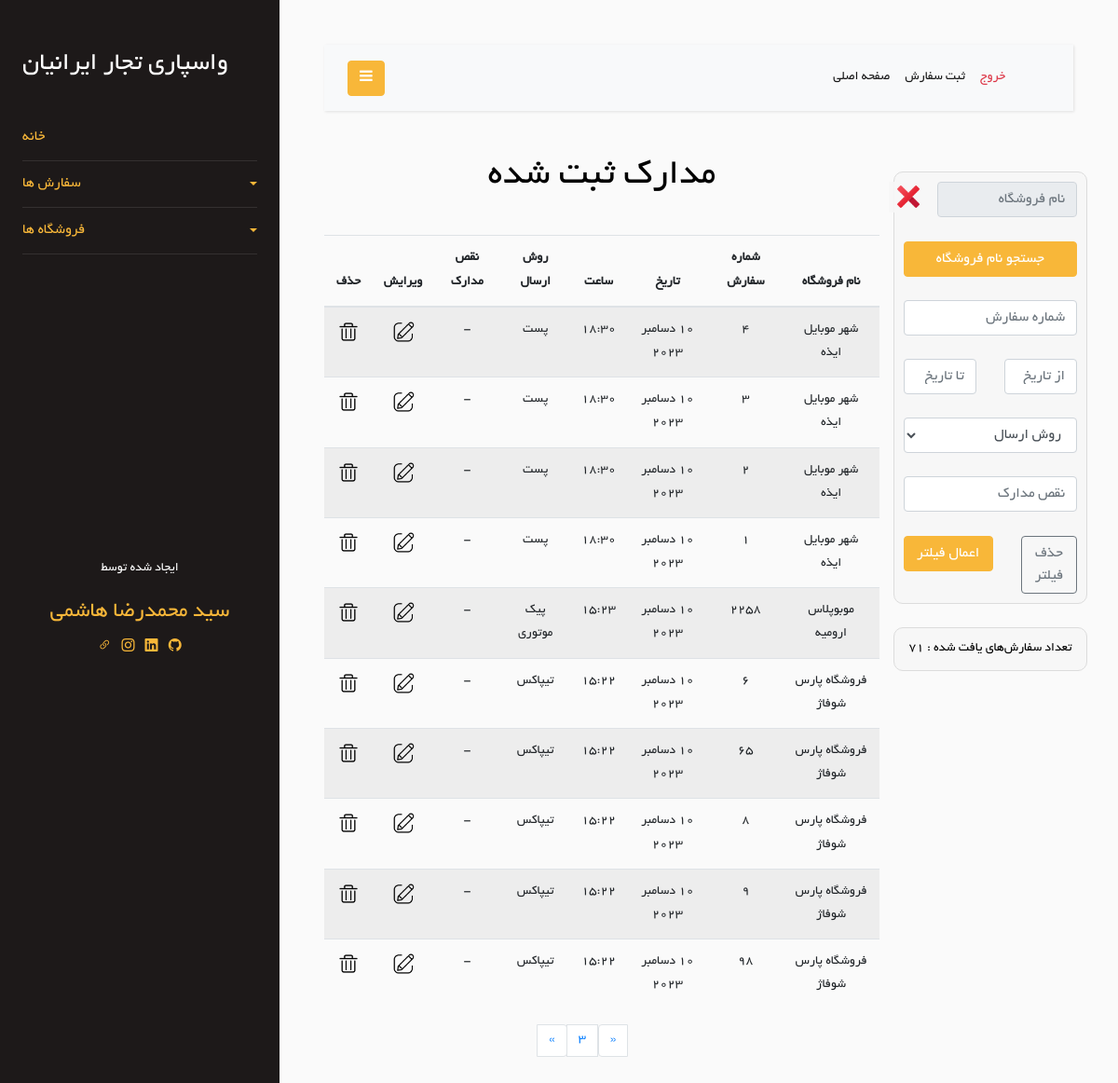
/Order/show-orders?page=3 (signed in), run on an earlier commit of the app's database.
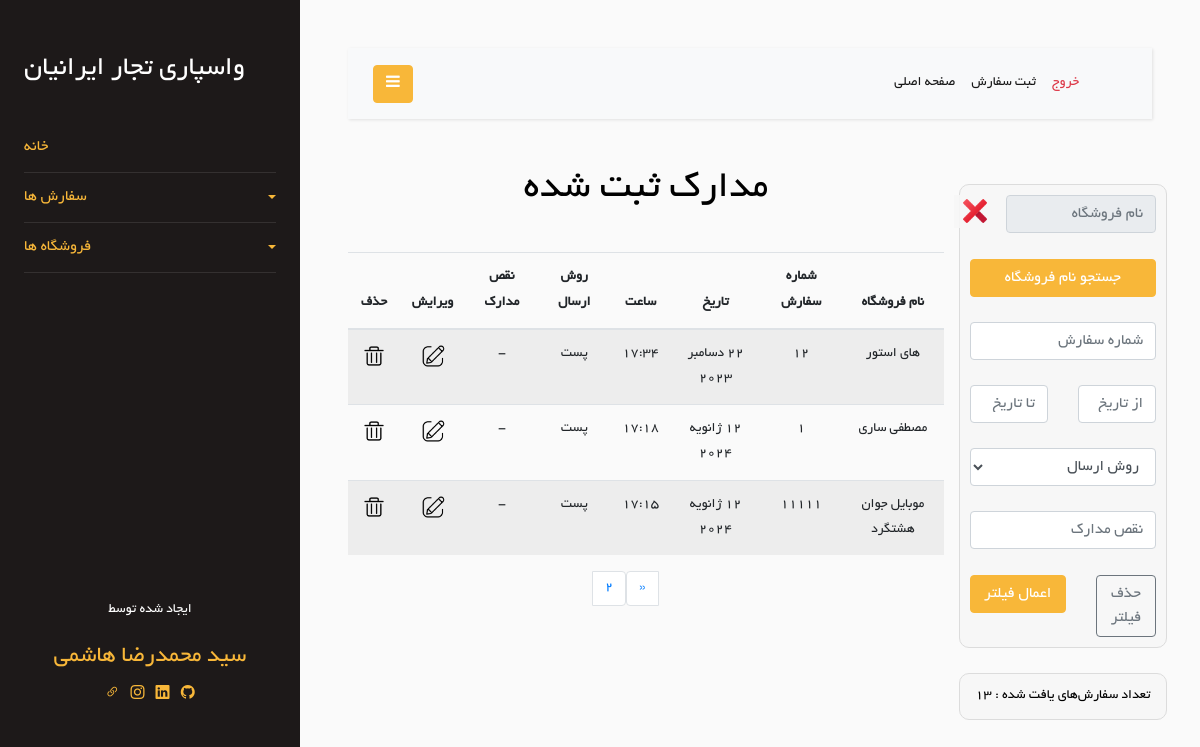
And on a later commit of the database.
### Order/models.py (models this page shows)
class Order(models.Model):
    store = models.ForeignKey(Store, on_delete=models.CASCADE)
    order_number = models.TextField(blank=True, null=True)
    shipping_method = models.ForeignKey(ShippingMethod, on_delete=models.CASCADE, null=True, blank=True)
    date = models.DateField(null=True, blank=True)
    time = models.TimeField(null=True, blank=True)
    document_defects = models.CharField(max_length=200, blank=True, null=True)
    is_delete = models.BooleanField(default=False)
    class Meta:
        verbose_name = "Order"

class ShippingMethod(models.Model):
    en_name = models.CharField(max_length=20)
    fa_name = models.CharField(max_length=20)
    def __str__(self):
        return self.fa_name
    class Meta:
        verbose_name = "Shipping Method"
    class Meta:
        verbose_name = 'Shipping Method'

### Store/models.py (models this page shows, shortened)
class Store(models.Model):
    store_name = models.CharField(max_length=100)
    is_active = models.BooleanField(default=True)
    is_delete = models.BooleanField(default=False)
    class Meta:
        db_table = 'Store'

### Order/views.py (the view)
# urls.py: path('show-orders', views.show_order, name='show-orders'),
@login_required
def show_order(request):
    is_filter = False
    orders = Order.objects.filter(is_delete=False).order_by('-id')
    orders_len = len(orders)
    stores = Store.objects.all()
    filter_order = filterOrderForm(request.POST)
    per_page = 10
    paginator = Paginator(orders, per_page)
    page = request.GET.get('page')
    try:
        orders = paginator.page(page)
    except PageNotAnInteger:
        orders = paginator.page(1)
    except EmptyPage:
        orders = paginator.page(paginator.num_pages)
    context = {
        'orders': orders,
        'FilterOrderForm': filter_order,
        'stores': stores,
        'is_filter': is_filter,
        'orders_len': orders_len,
    }
    return render(request, 'Order/show-orders.html', context)

### Order/templates/Order/show-orders.html (shortened to what the changed rows need)
{% extends 'base/layout.html' %}
{% load static %}
{% load jformat %}
{% block header-link %}
    <link rel="stylesheet" href="{% static 'css/Order/show-orders.css' %}"/>
{% endblock %}
{% block mian %}
    <div class="row">
        <div class="col-md-3 text-center">
            <br/>
            <br/>
            <div class="row">
                <div class="col-12 action_box">
                    <p style="margin: 0; color: black">تعداد سفارش‌های یافت شده : {{ orders_len }}</p>
                </div>
            </div>
        </div>
        <br/>
        <br/>
        <div class="col-md-9 text-center">
            <h1>مدارک ثبت شده{% if is_filter %} (فیلتر شده) {% endif %}</h1>
            <br/>
            <div class="row">
                <div class="col-12">
                    <div class="table-responsive">
                        <table class="table table-striped">
                            <thead>
                            <tr>
                                <th>نام فروشگاه</th>
                                <th>شماره سفارش</th>
                                <th>تاریخ</th>
                                <th>ساعت</th>
                                <th>روش ارسال</th>
                                <th>نقص مدارک</th>
                                <th>ویرایش</th>
                                <th>حذف</th>
                            </tr>
                            </thead>
                            <tbody>
                            {% for order in orders %}
                                <tr>
                                    <td>{{ order.store.store_name }}</td>
                                    {% if order.order_number %}
                                        <td>{{ order.order_number }}</td>
                                    {% else %}
                                        <td>-</td>
                                    {% endif %}
                                    <td>
                                        {{ order.date|jformat:"%d / %m / %Y" }}
                                    </td>
                                    <td>{{ order.time }}</td>
                                    <td>{{ order.shipping_method }}</td>
                                    {% if order.document_defects %}
                                        <td>{{ order.document_defects }}</td>
                                    {% else %}
                                        <td>-</td>
                                    {% endif %}
                                    <td>
                                        <a href="{% url 'update_order' order_id=order.id %}">
                                            <img class="icon" src="{% static 'Order/image/edit-icon.png' %}"/>
                                        </a>
                                    </td>
                                    <td>
                                        <a href="{% url 'delete_order' order_id=order.id %}" onclick="confirmDelete(event)">
                                            <img class="icon" src="{% static 'Order/image/delete-icon.png' %}"/>
                                        </a>
                                    </td>
                                </tr>
                            {% endfor %}
                            </tbody>
                        </table>
                    </div>
                </div>
            </div>
            {% if not is_filter %}
                <div class="row ">
                    <div class="col-4"></div>
                    <div class="col-4">
                        <nav aria-label="Page navigation example">
                            <ul class="pagination justify-content-center">
                                {% if orders.has_previous %}
                                    <li class="page-item">
                                        <a class="page-link" href="?page={{ orders.previous_page_number }}"
                                           aria-label="Previous">
                                            <span aria-hidden="true">&laquo;</span>
                                        </a>
                                    </li>
                                {% endif %}
                                <li class="page-item"><a class="page-link active" href="#">{{ orders.number }}</a></li>
                                {% if orders.has_next %}
                                    <li class="page-item">
                                        <a class="page-link" href="?page={{ orders.next_page_number }}"
                                           aria-label="Next">
                                            <span aria-hidden="true">&raquo;</span>
                                        </a>
                                    </li>
                                {% endif %}
                            </ul>
                        </nav>
                    </div>
                    <div class="col-4"></div>
                </div>
            {% endif %}
        </div>
    </div>
{% endblock %}

What changed in the data, as far as the page shows it:
removed Order: store.store_name "شهر موبایل ایذه", order_number "4", date|jformat "10 دسامبر 2023", time "18:30", shipping_method "پست"
removed Order: store.store_name "شهر موبایل ایذه", order_number "3", date|jformat "10 دسامبر 2023", time "18:30", shipping_method "پست"
removed Order: store.store_name "شهر موبایل ایذه", order_number "2", date|jformat "10 دسامبر 2023", time "18:30", shipping_method "پست"
removed Order: store.store_name "شهر موبایل ایذه", order_number "1", date|jformat "10 دسامبر 2023", time "18:30", shipping_method "پست"
removed Order: store.store_name "موبوپلاس ارومیه", order_number "2258", date|jformat "10 دسامبر 2023", time "15:23", shipping_method "پیک موتوری"
removed Order: store.store_name "فروشگاه پارس شوفاژ", order_number "6", date|jformat "10 دسامبر 2023", time "15:22", shipping_method "تیپاکس"
removed Order: store.store_name "فروشگاه پارس شوفاژ", order_number "65", date|jformat "10 دسامبر 2023", time "15:22", shipping_method "تیپاکس"
removed Order: store.store_name "فروشگاه پارس شوفاژ", order_number "8", date|jformat "10 دسامبر 2023", time "15:22", shipping_method "تیپاکس"
removed Order: store.store_name "فروشگاه پارس شوفاژ", order_number "9", date|jformat "10 دسامبر 2023", time "15:22", shipping_method "تیپاکس"
removed Order: store.store_name "فروشگاه پارس شوفاژ", order_number "98", date|jformat "10 دسامبر 2023", time "15:22", shipping_method "تیپاکس"
added Order: store.store_name "های استور", order_number "12", date|jformat "22 دسامبر 2023", time "17:34", shipping_method "پست"
added Order: store.store_name "مصطفی ساری", order_number "1", date|jformat "12 ژانویه 2024", time "17:18", shipping_method "پست"
added Order: store.store_name "موبایل جوان هشتگرد", order_number "11111", date|jformat "12 ژانویه 2024", time "17:15", shipping_method "پست"
Also different on the page:
{{ orders_len }}: "71" → "13"
{{ orders.number }}: "3" → "2"
